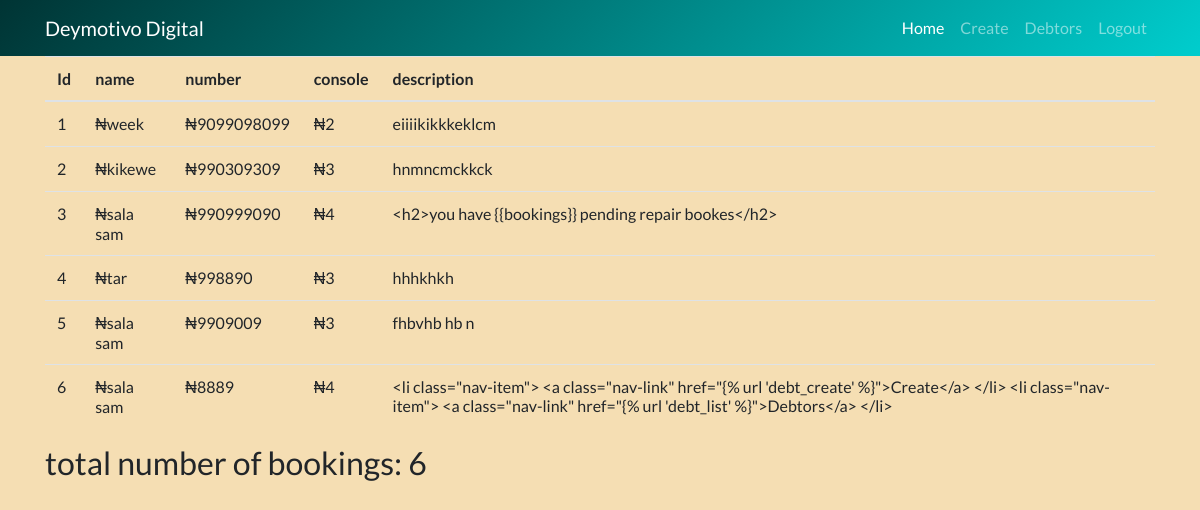
The app's page /admino/ (signed in) with its own data.
### store/models.py (models this page shows, shortened)
class Booking(models.Model):
    GAME_CHOICE = (
        ('1', 'ps1'),
        ('2', 'ps2'),
        ('3', 'ps3'),
        ('4', 'ps4')
    )
    name = models.CharField(max_length=30)
    number =models.IntegerField()
    console = models.CharField(max_length=30, choices=GAME_CHOICE)
    description = models.TextField()
    date = models.DateTimeField(default=timezone.now)
    booker = models.ForeignKey(User, on_delete=models.CASCADE)

### store/views.py (the view)
# urls.py: path('admino/', AdminList.as_view(), name='admin_list'),
class AdminList(LoginRequiredMixin, ListView):
    model = Booking
    template_name = 'store/admin.html'
    context_object_name = 'books'
    def get_context_data(self, **kwargs):
        context =  super().get_context_data(**kwargs)
        context["counter"] = Booking.objects.count()
        return context

### store/templates/store/admin.html (shortened to what this page needs)
{% extends 'store/base.html' %}
{% block content %}
<div class="">
    <table class="table">
      <thead>
        <tr>
          <th>Id</th>
          <th>name</th>
          <th>number</th>
          <th>console</th>
          <th>description</th>
        </tr>
      </thead>
      <tbody>
        {% for book in books %}
        <tr>
          <td>{{forloop.counter}}</td>
          <td>₦{{book.name}}</td>
          <td>₦{{book.number}}</td>
          <td>₦{{book.console}}</td>
          <td>{{book.description}}</td>
        </tr>
{% endfor %}
    </table>
    <h2>total number of bookings: {{counter}}</h2>
{% endblock content %}

### store/static/base.css (style rules this page uses)
body { background-color:wheat; font-family: Lato, Sans-serif; padding-top: 56px; }

### store/templates/store/base.html (style rules this page uses)
body { background-color:wheat; font-family: Lato, Sans-serif; padding-top: 56px; }

### records on screen
Booking: name "week", number "9099098099", console "2", description "eiiiikikkkeklcm"
Booking: name "kikewe", number "990309309", console "3", description "hnmncmckkck"
Booking: name "sala sam", number "990999090", console "4", description "<h2>you have {{bookings}} pending repair bookes</h2>"
Booking: name "tar", number "998890", console "3", description "hhhkhkh"
Booking: name "sala sam", number "9909009", console "3", description "fhbvhb hb n"
Booking: name "sala sam", number "8889", console "4", description "<li class=\"nav-item\"> <a class=\"nav-link\" href=\"{% url 'debt_create' %}\">Create</a> </li> <li class=\"nav-item\"> <a class=\"nav-link\" href=\"{% url 'debt_list' %}\">Debtors</a> </li>"

### other values on screen
{{ counter }} "6"
